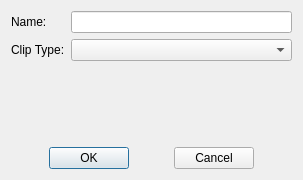
<?xml version="1.0" encoding="UTF-8"?>
<ui version="4.0">
 <class>ClipDialog</class>
 <widget class="QDialog" name="ClipDialog">
  <property name="geometry">
   <rect>
    <x>0</x>
    <y>0</y>
    <width>303</width>
    <height>180</height>
   </rect>
  </property>
  <property name="windowTitle">
   <string>Dialog</string>
  </property>
  <layout class="QGridLayout" name="gridLayout">
   <item row="0" column="0">
    <widget class="QLabel" name="label">
     <property name="text">
      <string>Name:</string>
     </property>
    </widget>
   </item>
   <item row="0" column="1">
    <widget class="QLineEdit" name="lineEdit_Name"/>
   </item>
   <item row="1" column="0">
    <widget class="QLabel" name="label_2">
     <property name="text">
      <string>Clip Type:</string>
     </property>
    </widget>
   </item>
   <item row="1" column="1">
    <widget class="QComboBox" name="comboBox_ClipType"/>
   </item>
   <item row="2" column="0" colspan="2">
    <layout class="QVBoxLayout" name="verticalLayout_SubWidget"/>
   </item>
   <item row="3" column="1">
    <spacer name="verticalSpacer">
     <property name="orientation">
      <enum>Qt::Vertical</enum>
     </property>
     <property name="sizeHint" stdset="0">
      <size>
       <width>20</width>
       <height>88</height>
      </size>
     </property>
    </spacer>
   </item>
   <item row="4" column="0" colspan="2">
    <layout class="QHBoxLayout" name="horizontalLayout">
     <item>
      <spacer name="horizontalSpacer_2">
       <property name="orientation">
        <enum>Qt::Horizontal</enum>
       </property>
       <property name="sizeHint" stdset="0">
        <size>
         <width>40</width>
         <height>20</height>
        </size>
       </property>
      </spacer>
     </item>
     <item>
      <widget class="QPushButton" name="pushButton_OK">
       <property name="text">
        <string>OK</string>
       </property>
      </widget>
     </item>
     <item>
      <spacer name="horizontalSpacer">
       <property name="orientation">
        <enum>Qt::Horizontal</enum>
       </property>
       <property name="sizeHint" stdset="0">
        <size>
         <width>40</width>
         <height>20</height>
        </size>
       </property>
      </spacer>
     </item>
     <item>
      <widget class="QPushButton" name="pushButton_Cancel">
       <property name="text">
        <string>Cancel</string>
       </property>
      </widget>
     </item>
     <item>
      <spacer name="horizontalSpacer_3">
       <property name="orientation">
        <enum>Qt::Horizontal</enum>
       </property>
       <property name="sizeHint" stdset="0">
        <size>
         <width>40</width>
         <height>20</height>
        </size>
       </property>
      </spacer>
     </item>
    </layout>
   </item>
  </layout>
 </widget>
 <resources/>
 <connections/>
</ui>
